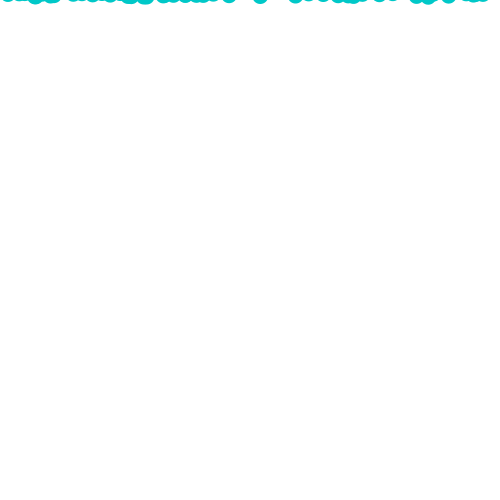
Frame 1 (no input)
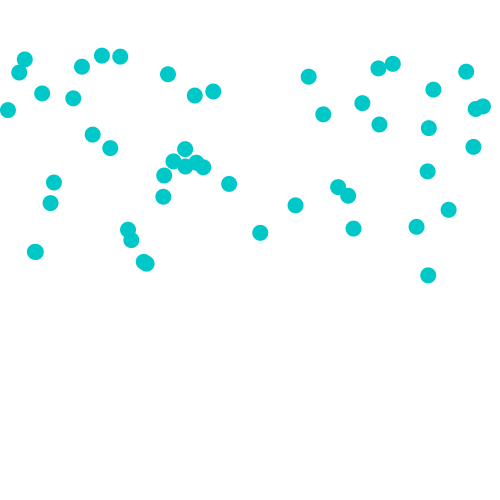
Frame 60 (the mouse pressed at the canvas centre just before this capture)
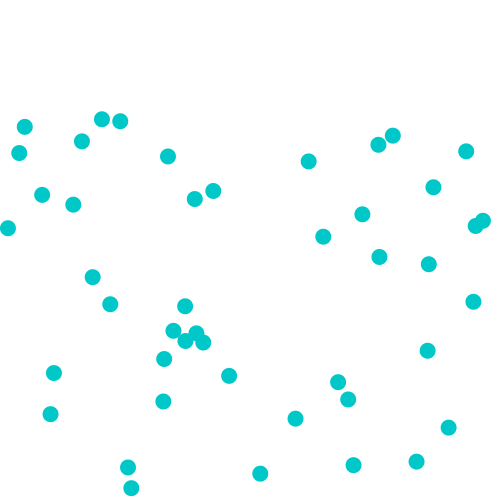
Frame 120 (the mouse held since frame 60 and released just before this capture)

The Processing sketch that drew these frames (run headless with seeded random() and noise(); from frame 60 on, the mouse is pressed at the canvas centre):

// Processing sketch: Ex_drop1
// ── Ex_drop1.pde
class Drop {
  int r;
  float x,y,speed;
  color c;
  Drop() {
    this.r=8;
    this.x=random(width);
    this.y=-this.r;
    this.speed=random(1,5);
    this.c=color(0,200,200);
  }

  void move() {
    this.y+=this.speed;
  }

  boolean is_bottom() {
    return this.y>height+this.r;
  }

  void display() {
    fill(this.c);
    noStroke();
    ellipse(this.x,this.y,this.r*2,this.r*2);
  }
}

Drop[] drops = new Drop[50];

void setup() {
  size(500,500);
  for (int i=0; i<50; i++) {
    drops[i] = new Drop();
  }
}

void draw() {
  background(255);
  for (Drop d : drops) {
    d.move();
    d.display();
  }
}
